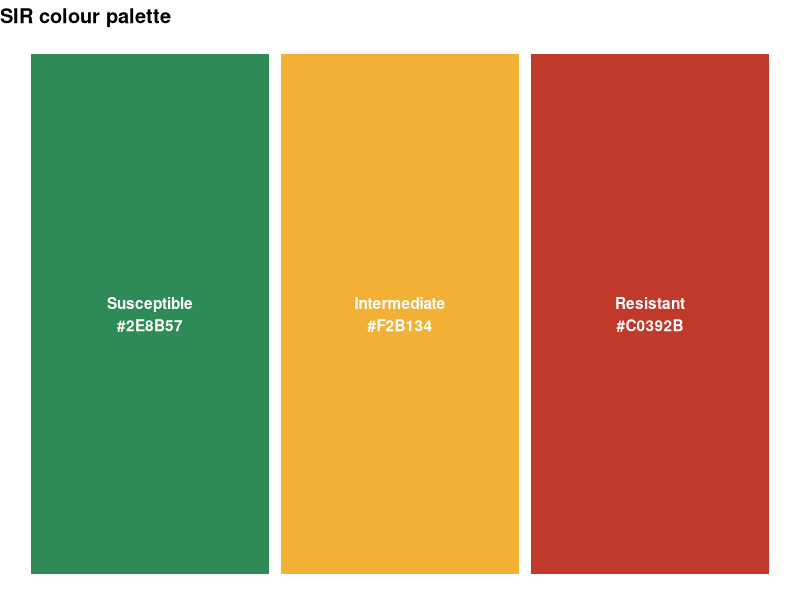

The R source for this figure:
library(tidyverse)

out_dir <- "amr_outputs"
dir.create(out_dir, showWarnings = FALSE)

# Colours for SIR categories
pal_sir <- c(
  S = "#2E8B57",  # Susceptible
  I = "#F2B134",  # Intermediate
  R = "#C0392B"   # Resistant
)

# Default plotting theme
theme_set(
  theme_minimal(base_size = 12) +
    theme(
      plot.title = element_text(face = "bold"),
      panel.grid.minor = element_blank()
    )
)

save_plot <- function(p, name, w = 9, h = 5.5)
  ggsave(file.path(out_dir, paste0(name, ".png")), p,
         width = w, height = h, dpi = 300, bg = "white")

# ---- Display the palette ----
pal_sir   # prints the hex codes

palette_df <- tibble(
  code  = factor(names(pal_sir), levels = names(pal_sir)),
  label = c("Susceptible", "Intermediate", "Resistant"),
  hex   = unname(pal_sir)
)

p_pal <- ggplot(palette_df, aes(code, 1, fill = code)) +
  geom_tile(width = 0.95, height = 0.95) +
  geom_text(aes(label = paste0(label, "\n", hex)), colour = "white", fontface = "bold") +
  scale_fill_manual(values = pal_sir, guide = "none") +
  labs(title = "SIR colour palette", x = NULL, y = NULL) +
  theme_void(base_size = 12) +
  theme(plot.title = element_text(face = "bold"))

p_pal                          # shows in the Plots pane
# save_plot(p_pal, "00_palette", w = 6, h = 2.5)   # optional: save it
